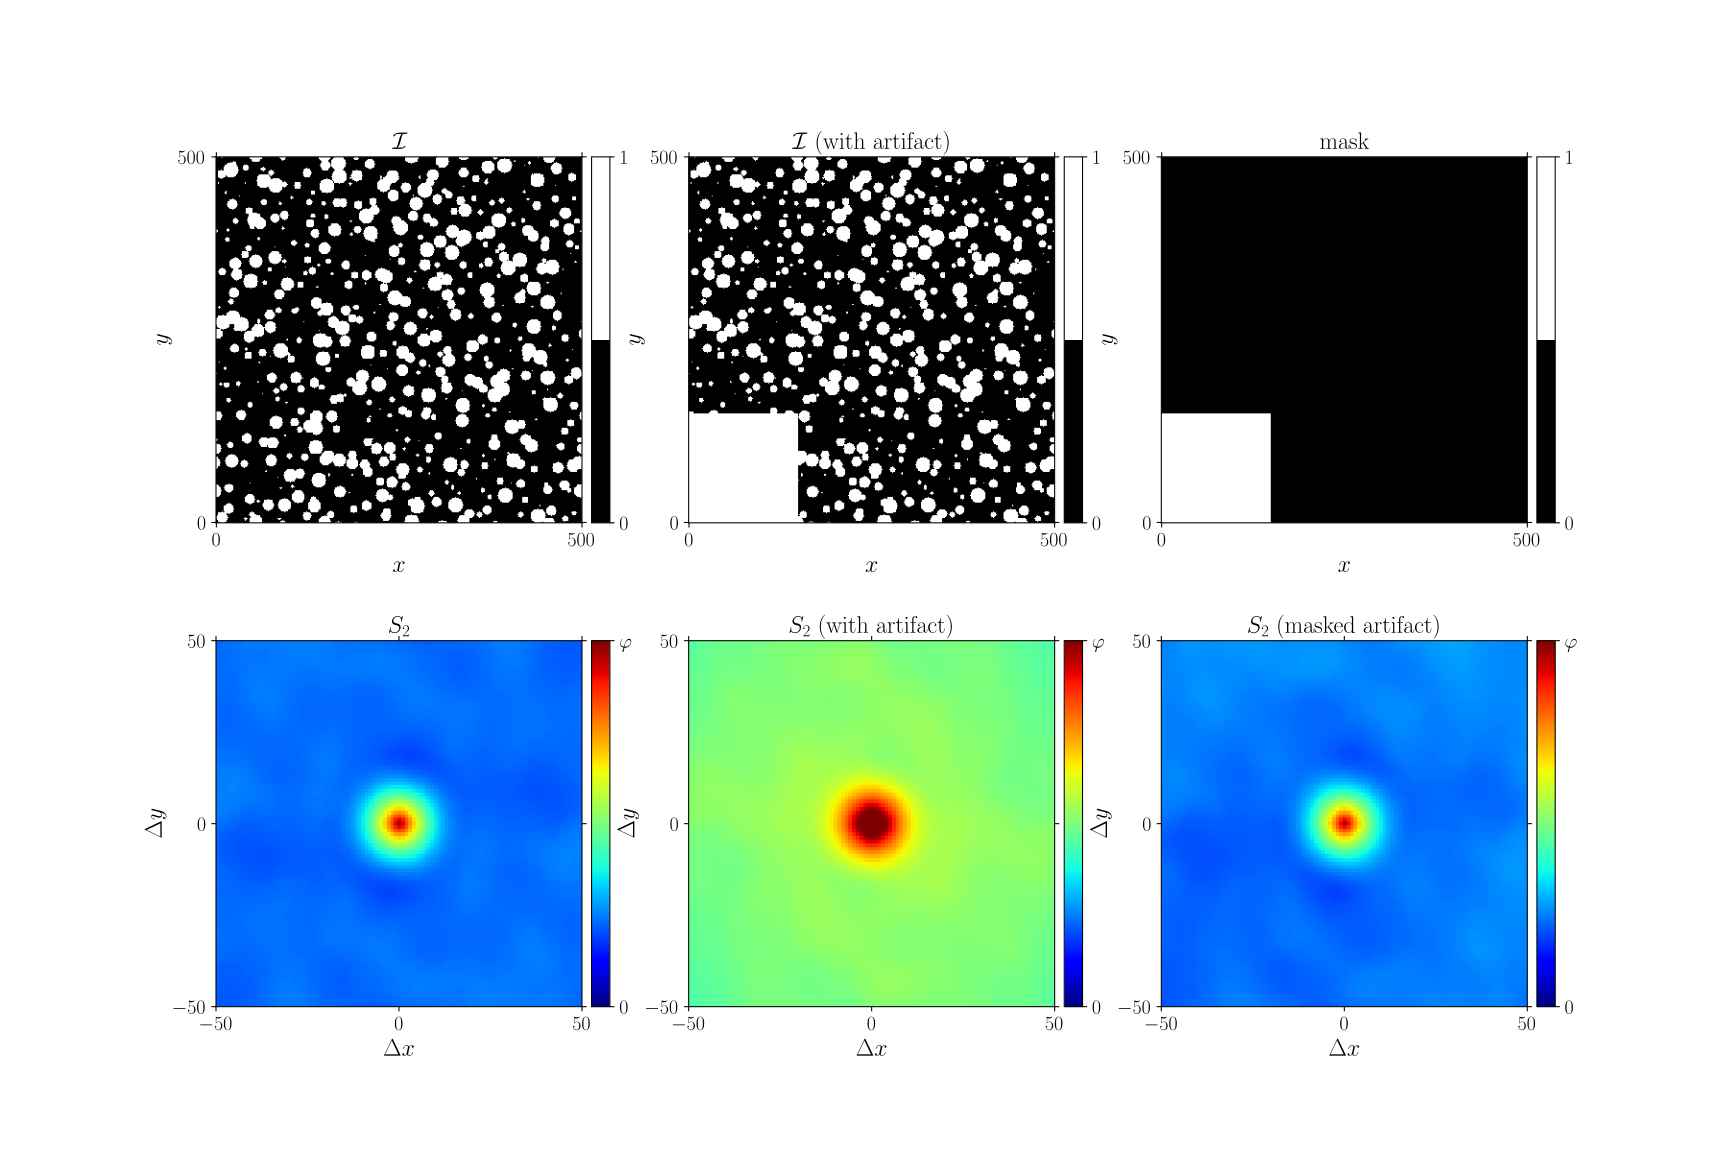

The Python source for this figure:

# <snippet>

import GooseEYE as eye
import numpy    as np

# binary image + correlation
# --------------------------

# generate image, store 'volume-fraction'
I = eye.dummy_circles((500, 500))
phi = np.mean(I)

# 2-point probability
S2 = eye.S2((101, 101), I, I)

# artefact + (masked) correlation
# -------------------------------

# define image with artefact and the corresponding mask
mask = np.zeros(I.shape, dtype='bool')
Ierr = np.array(I, copy=True)
mask[:150,:150] = 1
Ierr[:150,:150] = 1

# 2-point correlation on image with artefact (no mask)
S2err = eye.S2((101, 101), Ierr, Ierr)

# 2-point correlation on image with artefact, with artefact masked
S2mask = eye.S2((101, 101), Ierr, Ierr, fmask=mask, gmask=mask)

# </snippet>

# plot
# ----

import matplotlib.pyplot as plt
import matplotlib        as mpl
import matplotlib.cm     as cm
from mpl_toolkits.axes_grid1 import make_axes_locatable

try   : plt.style.use(['goose','goose-latex'])
except: pass

fig, axes = plt.subplots(figsize=(18,12), nrows=2, ncols=3)

ax = axes[0,0]
im = ax.imshow(I,clim=(0,1),cmap=mpl.colors.ListedColormap(cm.gray([0,255])))
ax.xaxis.set_ticks([0,500])
ax.yaxis.set_ticks([0,500])
ax.set_xlabel(r'$x$')
ax.set_ylabel(r'$y$')
ax.set_title(r'$\mathcal{I}$')
div  = make_axes_locatable(ax)
cax  = div.append_axes("right", size="5%", pad=0.1)
cbar = plt.colorbar(im,cax=cax)
cbar.set_ticks([0,1])

ax = axes[0,1]
im = ax.imshow(Ierr,clim=(0,1),cmap=mpl.colors.ListedColormap(cm.gray([0,255])))
ax.xaxis.set_ticks([0,500])
ax.yaxis.set_ticks([0,500])
ax.set_xlabel(r'$x$')
ax.set_ylabel(r'$y$')
ax.set_title(r'$\mathcal{I}$ (with artifact)')
div  = make_axes_locatable(ax)
cax  = div.append_axes("right", size="5%", pad=0.1)
cbar = plt.colorbar(im,cax=cax)
cbar.set_ticks([0,1])

ax = axes[0,2]
im = ax.imshow(mask,clim=(0,1),cmap=mpl.colors.ListedColormap(cm.gray([0,255])))
ax.xaxis.set_ticks([0,500])
ax.yaxis.set_ticks([0,500])
ax.set_xlabel(r'$x$')
ax.set_ylabel(r'$y$')
ax.set_title(r'mask')
div  = make_axes_locatable(ax)
cax  = div.append_axes("right", size="5%", pad=0.1)
cbar = plt.colorbar(im,cax=cax)
cbar.set_ticks([0,1])

ax = axes[1,0]
im = ax.imshow(S2,clim=(0,phi),cmap='jet',extent=(-50,50,-50,50))
ax.xaxis.set_ticks([-50,0,+50])
ax.yaxis.set_ticks([-50,0,+50])
ax.set_xlabel(r'$\Delta x$')
ax.set_ylabel(r'$\Delta y$')
ax.set_title(r'$S_2$')
div  = make_axes_locatable(ax)
cax  = div.append_axes("right", size="5%", pad=0.1)
cbar = plt.colorbar(im,cax=cax)
cbar.set_ticks     ([ 0 ,       phi  ])
cbar.set_ticklabels(['0',r'$\varphi$'])

ax = axes[1,1]
im = ax.imshow(S2err,clim=(0,phi),cmap='jet',extent=(-50,50,-50,50))
ax.xaxis.set_ticks([-50,0,+50])
ax.yaxis.set_ticks([-50,0,+50])
ax.set_xlabel(r'$\Delta x$')
ax.set_ylabel(r'$\Delta y$')
ax.set_title(r'$S_2$ (with artifact)')
div  = make_axes_locatable(ax)
cax  = div.append_axes("right", size="5%", pad=0.1)
cbar = plt.colorbar(im,cax=cax)
cbar.set_ticks     ([ 0 ,       phi  ])
cbar.set_ticklabels(['0',r'$\varphi$'])

ax = axes[1,2]
im = ax.imshow(S2mask,clim=(0,phi),cmap='jet',extent=(-50,50,-50,50))
ax.xaxis.set_ticks([-50,0,+50])
ax.yaxis.set_ticks([-50,0,+50])
ax.set_xlabel(r'$\Delta x$')
ax.set_ylabel(r'$\Delta y$')
ax.set_title(r'$S_2$ (masked artifact)')
div  = make_axes_locatable(ax)
cax  = div.append_axes("right", size="5%", pad=0.1)
cbar = plt.colorbar(im,cax=cax)
cbar.set_ticks     ([ 0 ,       phi  ])
cbar.set_ticklabels(['0',r'$\varphi$'])

plt.savefig('S2_mask.svg')
